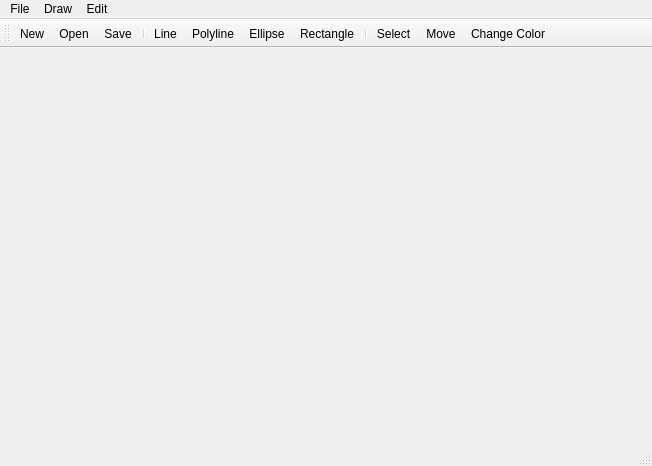
<?xml version="1.0" encoding="UTF-8"?>
<ui version="4.0">
 <class>MainWindow</class>
 <widget class="QMainWindow" name="MainWindow">
  <property name="geometry">
   <rect>
    <x>0</x>
    <y>0</y>
    <width>652</width>
    <height>466</height>
   </rect>
  </property>
  <property name="windowTitle">
   <string>MainWindow</string>
  </property>
  <widget class="QWidget" name="centralwidget">
   <layout class="QHBoxLayout" name="horizontalLayout">
    <item>
     <widget class="DrawingArea" name="drawingArea" native="true"/>
    </item>
   </layout>
  </widget>
  <widget class="QMenuBar" name="menubar">
   <property name="geometry">
    <rect>
     <x>0</x>
     <y>0</y>
     <width>652</width>
     <height>36</height>
    </rect>
   </property>
   <widget class="QMenu" name="menuFile_F">
    <property name="title">
     <string>File</string>
    </property>
    <addaction name="actionFileNew"/>
    <addaction name="actionFileOpen"/>
    <addaction name="actionFileSave"/>
   </widget>
   <widget class="QMenu" name="menuDraw">
    <property name="title">
     <string>Draw</string>
    </property>
    <addaction name="actionDrawLine"/>
    <addaction name="actionDrawPolyline"/>
    <addaction name="actionDrawEllipse"/>
    <addaction name="actionDrawRectangle"/>
   </widget>
   <widget class="QMenu" name="menuEdit">
    <property name="title">
     <string>Edit</string>
    </property>
    <addaction name="actionEditSelect"/>
    <addaction name="actionEditMove"/>
    <addaction name="actionEditColor"/>
   </widget>
   <addaction name="menuFile_F"/>
   <addaction name="menuDraw"/>
   <addaction name="menuEdit"/>
  </widget>
  <widget class="QStatusBar" name="statusbar"/>
  <widget class="QToolBar" name="toolBar">
   <property name="windowTitle">
    <string>toolBar</string>
   </property>
   <attribute name="toolBarArea">
    <enum>TopToolBarArea</enum>
   </attribute>
   <attribute name="toolBarBreak">
    <bool>false</bool>
   </attribute>
   <addaction name="actionFileNew"/>
   <addaction name="actionFileOpen"/>
   <addaction name="actionFileSave"/>
   <addaction name="separator"/>
   <addaction name="actionDrawLine"/>
   <addaction name="actionDrawPolyline"/>
   <addaction name="actionDrawEllipse"/>
   <addaction name="actionDrawRectangle"/>
   <addaction name="separator"/>
   <addaction name="actionEditSelect"/>
   <addaction name="actionEditMove"/>
   <addaction name="actionEditColor"/>
  </widget>
  <action name="actionFileNew">
   <property name="icon">
    <iconset resource="Icons.qrc">
     <normaloff>:/Icons/new.png</normaloff>:/Icons/new.png</iconset>
   </property>
   <property name="text">
    <string>New</string>
   </property>
  </action>
  <action name="actionFileOpen">
   <property name="icon">
    <iconset resource="Icons.qrc">
     <normaloff>:/Icons/open.png</normaloff>:/Icons/open.png</iconset>
   </property>
   <property name="text">
    <string>Open</string>
   </property>
  </action>
  <action name="actionFileSave">
   <property name="icon">
    <iconset resource="Icons.qrc">
     <normaloff>:/Icons/save.png</normaloff>:/Icons/save.png</iconset>
   </property>
   <property name="text">
    <string>Save</string>
   </property>
  </action>
  <action name="actionDrawLine">
   <property name="icon">
    <iconset resource="Icons.qrc">
     <normaloff>:/Icons/line.png</normaloff>:/Icons/line.png</iconset>
   </property>
   <property name="text">
    <string>Line</string>
   </property>
  </action>
  <action name="actionDrawPolyline">
   <property name="icon">
    <iconset resource="Icons.qrc">
     <normaloff>:/Icons/polyline.png</normaloff>:/Icons/polyline.png</iconset>
   </property>
   <property name="text">
    <string>Polyline</string>
   </property>
  </action>
  <action name="actionDrawEllipse">
   <property name="icon">
    <iconset resource="Icons.qrc">
     <normaloff>:/Icons/ellipse.png</normaloff>:/Icons/ellipse.png</iconset>
   </property>
   <property name="text">
    <string>Ellipse</string>
   </property>
  </action>
  <action name="actionDrawRectangle">
   <property name="icon">
    <iconset resource="Icons.qrc">
     <normaloff>:/Icons/rectangle.png</normaloff>:/Icons/rectangle.png</iconset>
   </property>
   <property name="text">
    <string>Rectangle</string>
   </property>
  </action>
  <action name="actionEditSelect">
   <property name="icon">
    <iconset resource="Icons.qrc">
     <normaloff>:/Icons/select.png</normaloff>:/Icons/select.png</iconset>
   </property>
   <property name="text">
    <string>Select</string>
   </property>
  </action>
  <action name="actionEditMove">
   <property name="icon">
    <iconset resource="Icons.qrc">
     <normaloff>:/Icons/arrows.png</normaloff>:/Icons/arrows.png</iconset>
   </property>
   <property name="text">
    <string>Move</string>
   </property>
  </action>
  <action name="actionEditColor">
   <property name="icon">
    <iconset resource="Icons.qrc">
     <normaloff>:/Icons/color.png</normaloff>:/Icons/color.png</iconset>
   </property>
   <property name="text">
    <string>Change Color</string>
   </property>
  </action>
 </widget>
 <customwidgets>
  <customwidget>
   <class>DrawingArea</class>
   <extends>QWidget</extends>
   <header>drawingarea.h</header>
   <container>1</container>
  </customwidget>
 </customwidgets>
 <resources>
  <include location="Icons.qrc"/>
 </resources>
 <connections/>
</ui>
